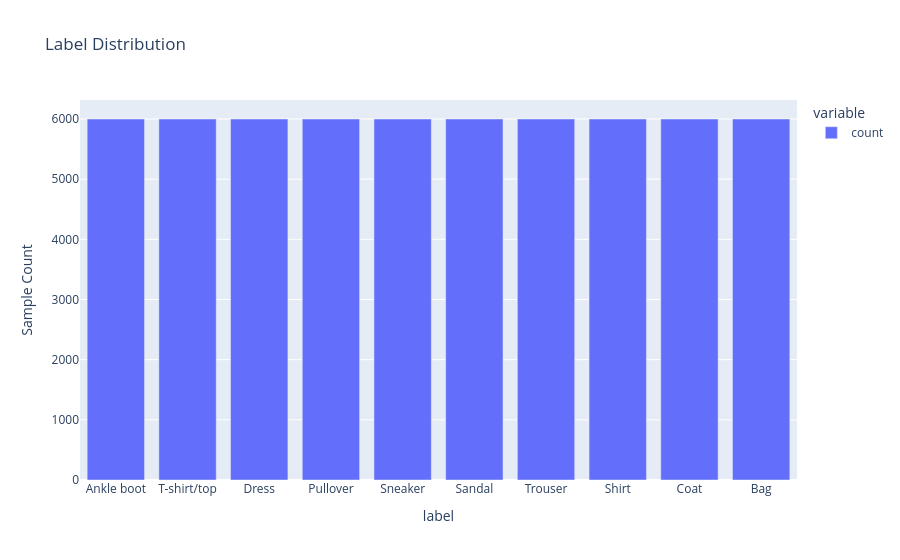

Write notebook code for a chart like this one.
### Markdown cell above
### Problem 1c: Visualizing Label Distribution [**MANUAL**]

One of the strengths of `pandas` is its ability to quickly generate visualizations of data. This is particularly useful for understanding the distribution of your dataset. In this task, we will use `pandas`' built-in plotting functions to create a visualization of the label distribution in our `DataFrame`.

#### Why Visualize Label Distribution?

Visualizing the label distribution helps us:
- Understand the balance of classes in the dataset.
- Identify any potential biases or imbalances that could affect model performance.
- Gain insights into the dataset before proceeding with further analysis.

**Task:**
1. Use the `pandas` [built-in plotting functions](https://pandas.pydata.org/pandas-docs/stable/user_guide/visualization.html) to create a histogram of the label distribution. (x-axis is the class label and y axis is the sample count)
2. Ensure the chart is clear and labeled appropriately for easy interpretation.
3. **Add your chart to Question 1c in your HW1 Writeup**.

### Code cell
# Plotting library to use, default is matplotlib but plotly has more functionality
pd.options.plotting.backend = "plotly" 

# TODO: Plot a histogram of the labels in the DataFrame `df` using the DataFrame's built-in plotting functions (this should be 1 line)
df['label'].value_counts().plot(kind='bar', labels={'index': 'Class Label', 'value': 'Sample Count'}, title="Label Distribution")

### Figure 1 — Plotly figure (JSON) as saved in the notebook; plotly's stock layout.template omitted (floating-point values rounded to 4 significant figures)
{"data": [{"hovertemplate": "variable=count<br>label=%{x}<br>Sample Count=%{y}<extra></extra>", "orientation": "v", "type": "bar", "legendgroup": "count", "yaxis": "y", "marker": {"color": "#636efa", "pattern": {"shape": ""}}, "y": [6000, 6000, 6000, 6000, 6000, 6000, 6000, 6000, 6000, 6000], "x": ["Ankle boot", "T-shirt/top", "Dress", "Pullover", "Sneaker", "Sandal", "Trouser", "Shirt", "Coat", "Bag"], "textposition": "auto", "xaxis": "x", "showlegend": true, "name": "count"}], "layout": {"barmode": "relative", "legend": {"title": {"text": "variable"}, "tracegroupgap": 0.0}, "xaxis": {"title": {"text": "label"}, "anchor": "y", "domain": [0.0, 1.0]}, "title": {"text": "Label Distribution"}, "yaxis": {"title": {"text": "Sample Count"}, "anchor": "x", "domain": [0.0, 1.0]}}}
